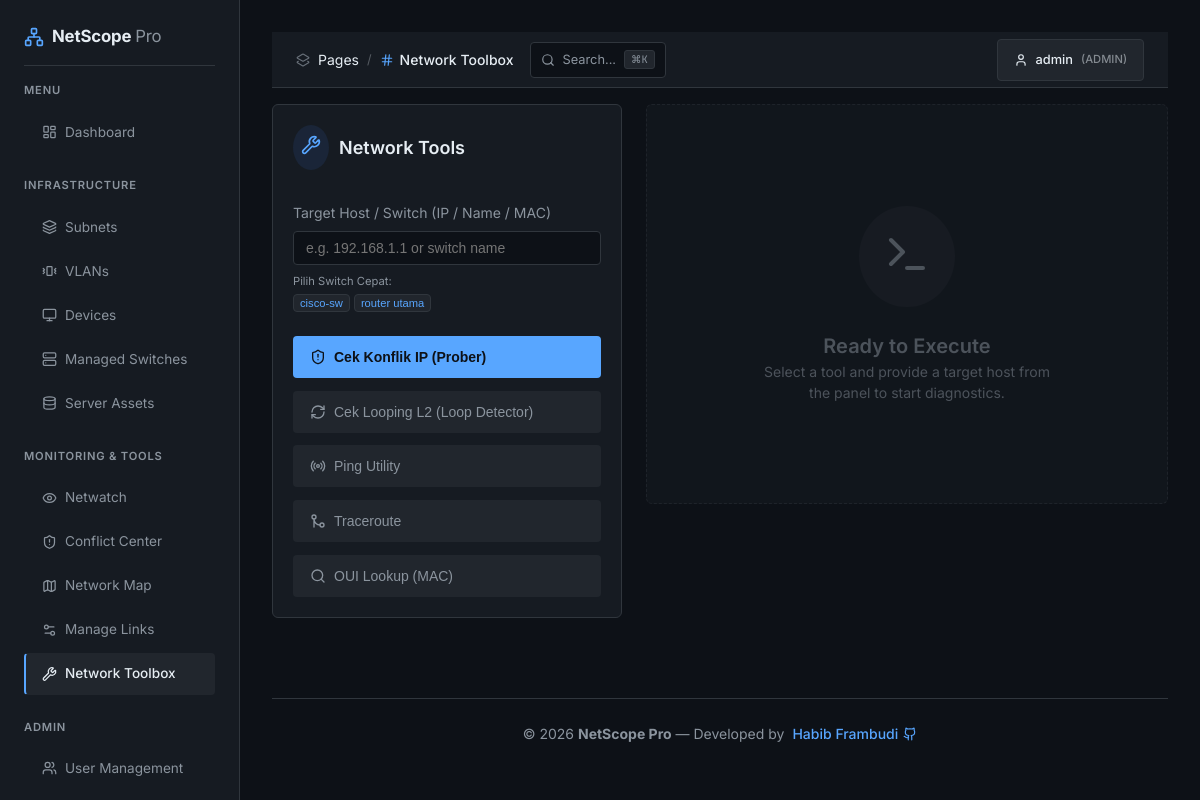
The page /tools.php (signed in) on the database its author committed.
### tables this page shows
CREATE TABLE IF NOT EXISTS `switches` (
  `id` int(11) NOT NULL AUTO_INCREMENT,
  `name` varchar(100) NOT NULL,
  `ip_addr` varchar(45) NOT NULL,
  `community` varchar(100) DEFAULT 'public',
  `snmp_version` enum('1','2c','3') DEFAULT '2c',
  `description` text DEFAULT NULL,
  `last_poll` timestamp NULL DEFAULT NULL,
  `created_at` timestamp NOT NULL DEFAULT current_timestamp(),
  `model` varchar(100) DEFAULT NULL,
  `uptime` varchar(100) DEFAULT NULL,
  `cpu_usage` int(11) DEFAULT 0,
  `memory_usage` int(11) DEFAULT 0,
  `system_info` text DEFAULT NULL,
  `total_ports` int(11) DEFAULT 0,
  `active_ports` int(11) DEFAULT 0,
  `parent_switch_id` int(11) DEFAULT NULL,
  `stp_enabled` tinyint(1) DEFAULT 0,
  `stp_protocol` varchar(50) DEFAULT NULL,
  `loop_detected` tinyint(1) DEFAULT 0,
  `loop_details` varchar(255) DEFAULT NULL,
  `stp_topology_changes` int(11) DEFAULT 0,
  PRIMARY KEY (`id`)
);

### tools.php (the view, shortened to what this page needs)
<?php
include 'includes/header.php';
$output = '';
$target = trim($_POST['target'] ?? ($_GET['target'] ?? ''));
$action = trim($_POST['action'] ?? ($_GET['action'] ?? ''));
?>
<div class="grid-side-detail">
    <div class="card">
        <div style="display: flex; align-items: center; gap: 10px; margin-bottom: 2rem;">
            <div style="background: rgba(59, 130, 246, 0.1); padding: 8px; border-radius: 50%; color: var(--primary);">
                <i data-lucide="wrench" style="width: 20px;"></i>
            </div>
            <h3 style="font-size: 1.125rem;">Network Tools</h3>
        </div>
        <form action="" method="POST">
            <div class="input-group">
                <label>Target Host / Switch (IP / Name / MAC)</label>
                <input type="text" name="target" value="<?php echo htmlspecialchars($target); ?>" class="input-control" placeholder="e.g. 192.168.1.1 or switch name" required>
                <?php
                try {
                    $db_tools = get_db_connection();
                    $quick_switches = $db_tools->query("SELECT id, name, ip_addr FROM switches ORDER BY name ASC LIMIT 6")->fetchAll();
                    if (!empty($quick_switches)):
                ?>
                <div style="margin-top: 0.5rem; display: flex; flex-wrap: wrap; gap: 4px;">
                    <span style="font-size: 0.7rem; color: var(--text-muted); width: 100%;">Pilih Switch Cepat:</span>
                    <?php foreach ($quick_switches as $qs): ?>
                    <button type="button" onclick="document.querySelector('input[name=target]').value='<?php echo htmlspecialchars($qs['ip_addr']); ?>'; document.querySelector('button[value=loop]').click();" style="font-size: 0.7rem; padding: 2px 6px; background: var(--surface-light); border: 1px solid var(--border); border-radius: 4px; color: var(--primary); cursor: pointer;">
                        <?php echo htmlspecialchars($qs['name']); ?>
                    </button>
                    <?php endforeach; ?>
                </div>
                <?php
                    endif;
                } catch(Exception $e) {}
                ?>
            </div>
            <div style="display: flex; flex-direction: column; gap: 0.8rem; margin-top: 1.5rem;">
                <?php
                    $active_action = $action ?: 'conflict';
                ?>
                <button type="submit" name="action" value="conflict" class="btn <?php echo $active_action === 'conflict' ? 'btn-primary' : ''; ?>" style="justify-content: flex-start; <?php echo $active_action !== 'conflict' ? 'background: var(--surface-light); color: var(--text-muted);' : ''; ?>">
                    <i data-lucide="shield-alert" style="width: 16px;"></i> Cek Konflik IP (Prober)
                </button>
                <button type="submit" name="action" value="loop" class="btn <?php echo $active_action === 'loop' ? 'btn-primary' : ''; ?>" style="justify-content: flex-start; <?php echo $active_action !== 'loop' ? 'background: var(--surface-light); color: var(--text-muted);' : ''; ?>">
                    <i data-lucide="refresh-cw" style="width: 16px;"></i> Cek Looping L2 (Loop Detector)
                </button>
                <button type="submit" name="action" value="ping" class="btn <?php echo $active_action === 'ping' ? 'btn-primary' : ''; ?>" style="justify-content: flex-start; <?php echo $active_action !== 'ping' ? 'background: var(--surface-light); color: var(--text-muted);' : ''; ?>">
                    <i data-lucide="radio" style="width: 16px;"></i> Ping Utility
                </button>
                <button type="submit" name="action" value="trace" class="btn <?php echo $active_action === 'trace' ? 'btn-primary' : ''; ?>" style="justify-content: flex-start; <?php echo $active_action !== 'trace' ? 'background: var(--surface-light); color: var(--text-muted);' : ''; ?>">
                    <i data-lucide="git-merge" style="width: 16px;"></i> Traceroute
                </button>
                <button type="submit" name="action" value="oui" class="btn <?php echo $active_action === 'oui' ? 'btn-primary' : ''; ?>" style="justify-content: flex-start; <?php echo $active_action !== 'oui' ? 'background: var(--surface-light); color: var(--text-muted);' : ''; ?>">
                    <i data-lucide="search" style="width: 16px;"></i> OUI Lookup (MAC)
                </button>
            </div>
        </form>
    </div>
    <div style="min-width: 0;">
        <?php if (!empty($output)): ?>
            <div class="card" style="background: rgba(0,0,0,0.4); border-color: var(--border); min-height: 400px; display: flex; flex-direction: column; overflow: hidden; backdrop-filter: blur(4px);">
                <div style="display: flex; justify-content: space-between; border-bottom: 1px solid var(--border); padding-bottom: 1rem; margin-bottom: 1rem;">
                    <h3 style="font-size: 0.8rem; color: var(--text-muted); text-transform: uppercase; letter-spacing: 1px; display: flex; align-items: center; gap: 8px;">
                        <i data-lucide="terminal" style="width: 14px;"></i> Terminal Output
                    </h3>
                    <span style="font-size: 0.75rem; color: var(--text-muted);"><?php echo date('H:i:s'); ?></span>
                </div>
                <div class="table-responsive" style="flex: 1;">
                    <pre style="color: #60a5fa; font-family: monospace; font-size: 0.875rem; line-height: 1.6; white-space: pre-wrap; word-break: break-all;"><?php echo htmlspecialchars($output); ?></pre>
                </div>
            </div>
        <?php else: ?>
            <div class="card" style="display: flex; flex-direction: column; align-items: center; justify-content: center; min-height: 400px; border-style: dashed; opacity: 0.5;">
                <div style="background: var(--surface-light); padding: 1.5rem; border-radius: 50%; margin-bottom: 1.5rem;">
                    <i data-lucide="terminal" style="width: 48px; height: 48px; color: var(--text-muted);"></i>
                </div>
                <h3 style="color: var(--text-muted); font-size: 1.25rem;">Ready to Execute</h3>
                <p style="font-size: 0.875rem; color: var(--text-muted); max-width: 300px; text-align: center;">Select a tool and provide a target host from the panel to start diagnostics.</p>
            </div>
        <?php endif; ?>
    </div>
</div>
<?php include 'includes/footer.php'; ?>

### assets/css/style.css (style rules this page uses)
:root { color-scheme: dark; --primary: #58a6ff; --primary-hover: #79b8ff; --secondary: #8b949e; --success: #3fb950; --warning: #d29922; --danger: #f85149; --background: #0d1117; --surface: #161b22; --surface-light: #21262d; --text: #e6edf3; --text-muted: #8b949e; --border: #30363d; --sidebar-width: 240px; --header-height: 56px; --radius: 6px; --radius-sm: 4px; --shadow: 0 1px 3px rgba(0, 0, 0, 0.3); --glass: #161b22; --chart-height: 320px; --brand-soft: rgba(88, 166, 255, 0.12); --warning-soft: rgba(210, 153, 34, 0.12); --success-soft: rgba(63, 185, 80, 0.12); --danger-soft: rgba(248, 81, 73, 0.12); --badge-bg: rgba(139, 148, 158, 0.15); }
* { margin: 0; padding: 0; box-sizing: border-box; scrollbar-width: thin; scrollbar-color: rgba(255, 255, 255, 0.22) transparent; }
html { color-scheme: dark; scrollbar-width: thin; scrollbar-color: rgba(255, 255, 255, 0.22) transparent; }
html, body { height: 100%; }
body { font-family: 'Inter', -apple-system, BlinkMacSystemFont, sans-serif; background-color: var(--background); color: var(--text); line-height: 1.5; overflow-x: hidden; display: flex; flex-direction: column; font-size: 14px; }
.grid-side-detail { display: grid; grid-template-columns: 350px 1fr; gap: 1.5rem; align-items: start; }
.card { background: var(--surface); border-radius: var(--radius); padding: 1.25rem; border: 1px solid var(--border); transition: border-color 0.15s ease; }
.btn { display: inline-flex; align-items: center; gap: 0.5rem; padding: 0.5rem 1rem; border-radius: var(--radius-sm); font-weight: 500; font-size: 0.875rem; cursor: pointer; border: 1px solid transparent; transition: background-color 0.15s ease, border-color 0.15s ease; }
.btn-primary { background: var(--primary); color: #0d1117; font-weight: 600; }
.input-group { margin-bottom: 1.25rem; }
.input-group label { display: block; margin-bottom: 0.5rem; color: var(--text-muted); font-size: 0.875rem; }
.input-control { width: 100%; padding: 0.5rem 0.75rem; background: var(--background); border: 1px solid var(--border); border-radius: var(--radius-sm); color: var(--text); outline: none; font-size: 0.875rem; transition: border-color 0.15s ease; }
h3 { font-size: 1rem; font-weight: 600; }

### rows shown on the page
switches: $qs['ip_addr'] 192.168.2.5 (drawn), name "cisco-sw"
switches: $qs['ip_addr'] 192.168.5.1 (drawn), name "router utama"

### other values the page prints
$group_label "MENU"
$item[2] "Dashboard"
$group_label "INFRASTRUCTURE"
$item[2] "Subnets"
$item[2] "VLANs"
$item[2] "Devices"
$item[2] "Managed Switches"
$item[2] "Server Assets"
$group_label "MONITORING & TOOLS"
$item[2] "Netwatch"
$item[2] "Conflict Center"
$item[2] "Network Map"
$item[2] "Manage Links"
$item[2] "Network Toolbox"
$item[2] "User Management"
